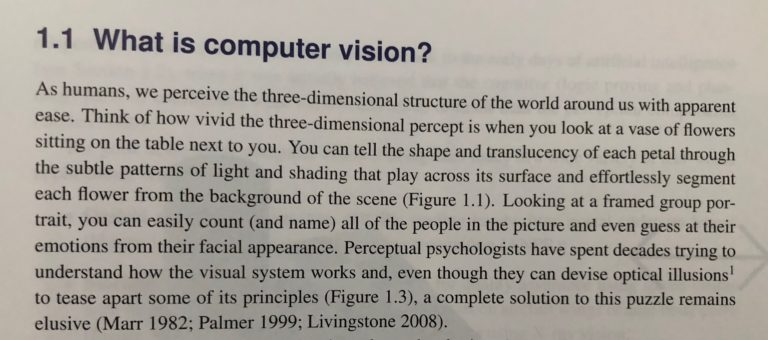
#> input picture Images/2.jpg, 768 x 340 px, given in place of q.png, which was not available
$ jupyter execute --allow-errors OCRusingTesseractonWithOpenCV.ipynb   (shell and % lines are left out)   (text cells are left out)
#> lines starting #> are read from the running program, lines starting #| are printed output that depends on the picture; after the words box and inside, x2 and y2 are one past the last pixel; in counts of white or black regions, pixels touching at a corner belong together; pictures that were not available may be replaced by others from this repository, and a replacement may not be noted
[cell 1]
import cv2
import numpy as np
import pytesseract
import shutil
import os
import random
try:
    from PIL import Image
except ImportError:
    import Image

[cell 2]
from google.colab import files

uploaded = files.upload()
#> the answer given: 2.jpg

[cell 3]
im_gray = cv2.imread('q.png', cv2.IMREAD_GRAYSCALE)
#> im_gray: shape (340, 768); min 0, max 209, mean 161.1

[cell 4]
(thresh, im) = cv2.threshold(im_gray, 128, 255, cv2.THRESH_BINARY | cv2.THRESH_OTSU)
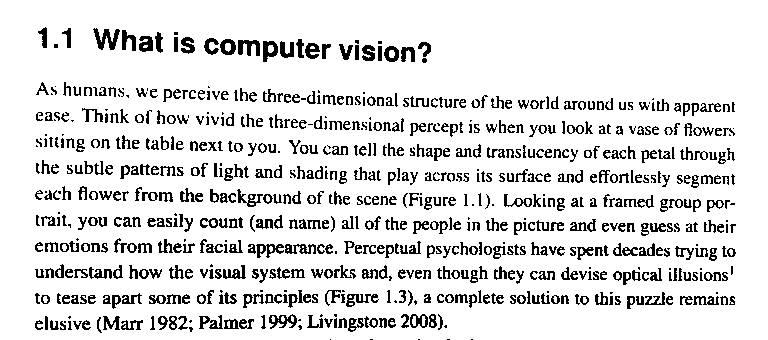
#> im: shape (340, 768); 87.2% white; black in thin lines or dots, all inside (x1, y1, x2, y2) = (35, 27, 736, 340)
#> thresh = 123

[cell 5]
cv2.imwrite('bw1_image.png',im)
#> Out = True

#> (a cell that did not finish here is left out)

#> (a cell that did not finish here is left out)

[cell 8]
sh_gray = cv2.imread('bw_image.png', cv2.IMREAD_GRAYSCALE)
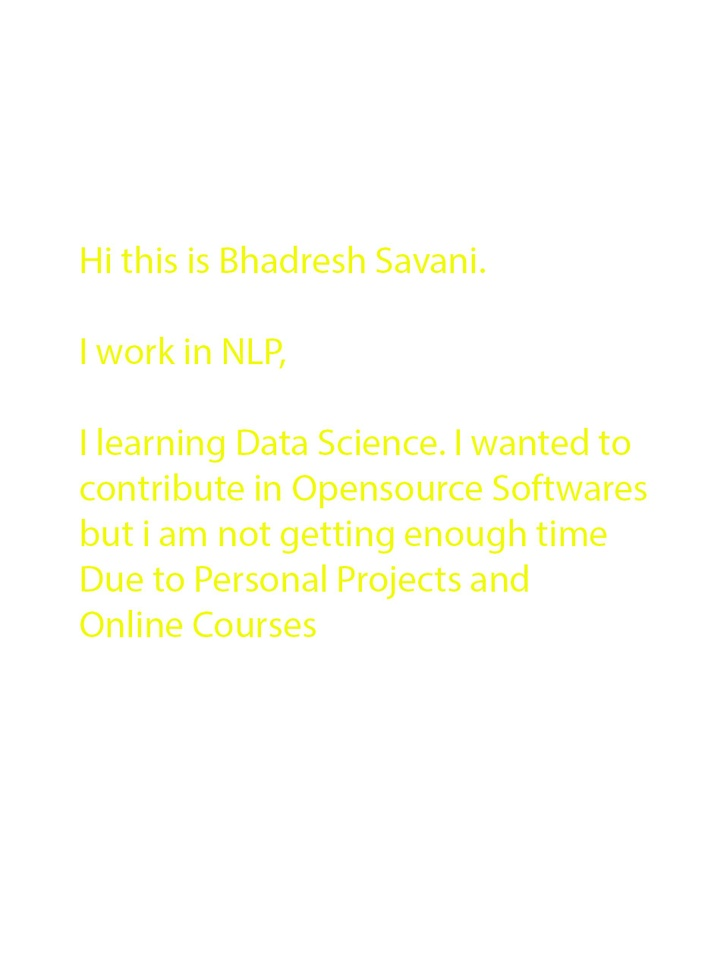
#> input picture Images/yellow_text.jpg, 727 x 971 px, shrunk from 958 x 1280 before the run, given in place of bw_image.png, which was not available
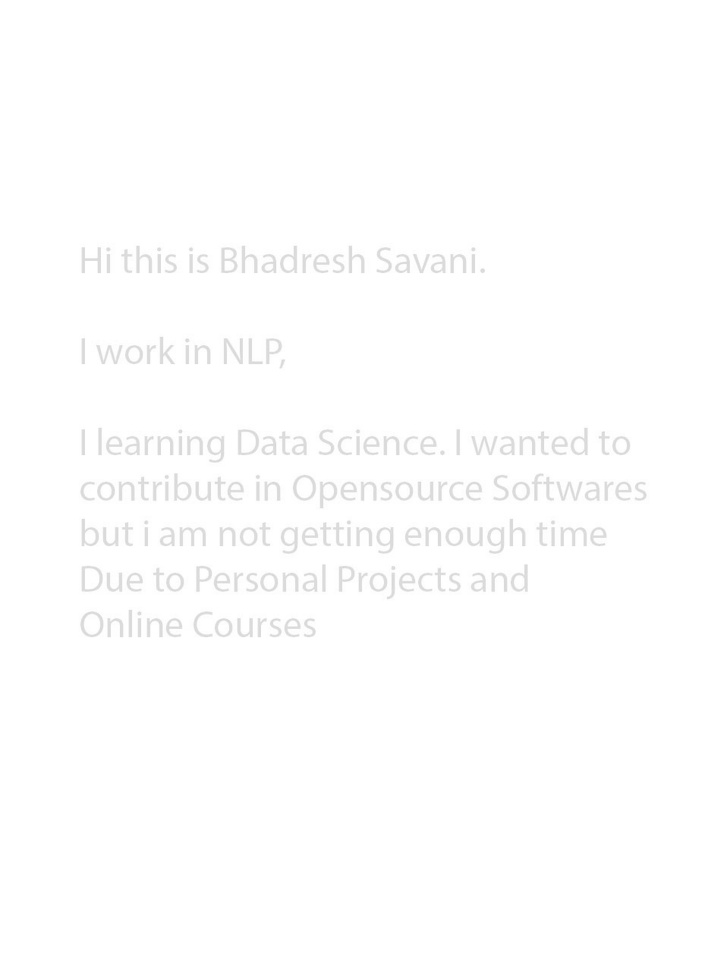
#> sh_gray: shape (971, 727); min 210, max 255, mean 253.9

# Create our shapening kernel, it must equal to one eventually
kernel_sharpening = np.array([[-1,-1,-1],
                              [-1, 9,-1],
                              [-1,-1,-1]])

# applying the sharpening kernel to the input image & displaying it.
sh_image = cv2.filter2D(sh_gray, -1, kernel_sharpening)
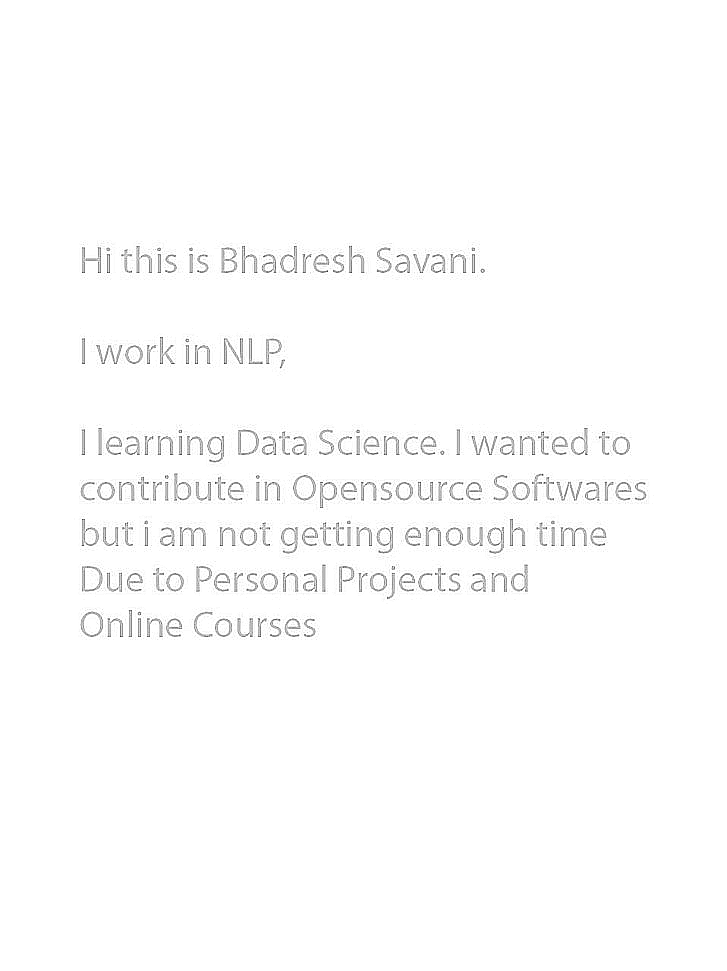
#> sh_image: shape (971, 727); min 36, max 255, mean 252.4
cv2.imwrite('sh_image.png',sh_image)
#> Out = True
